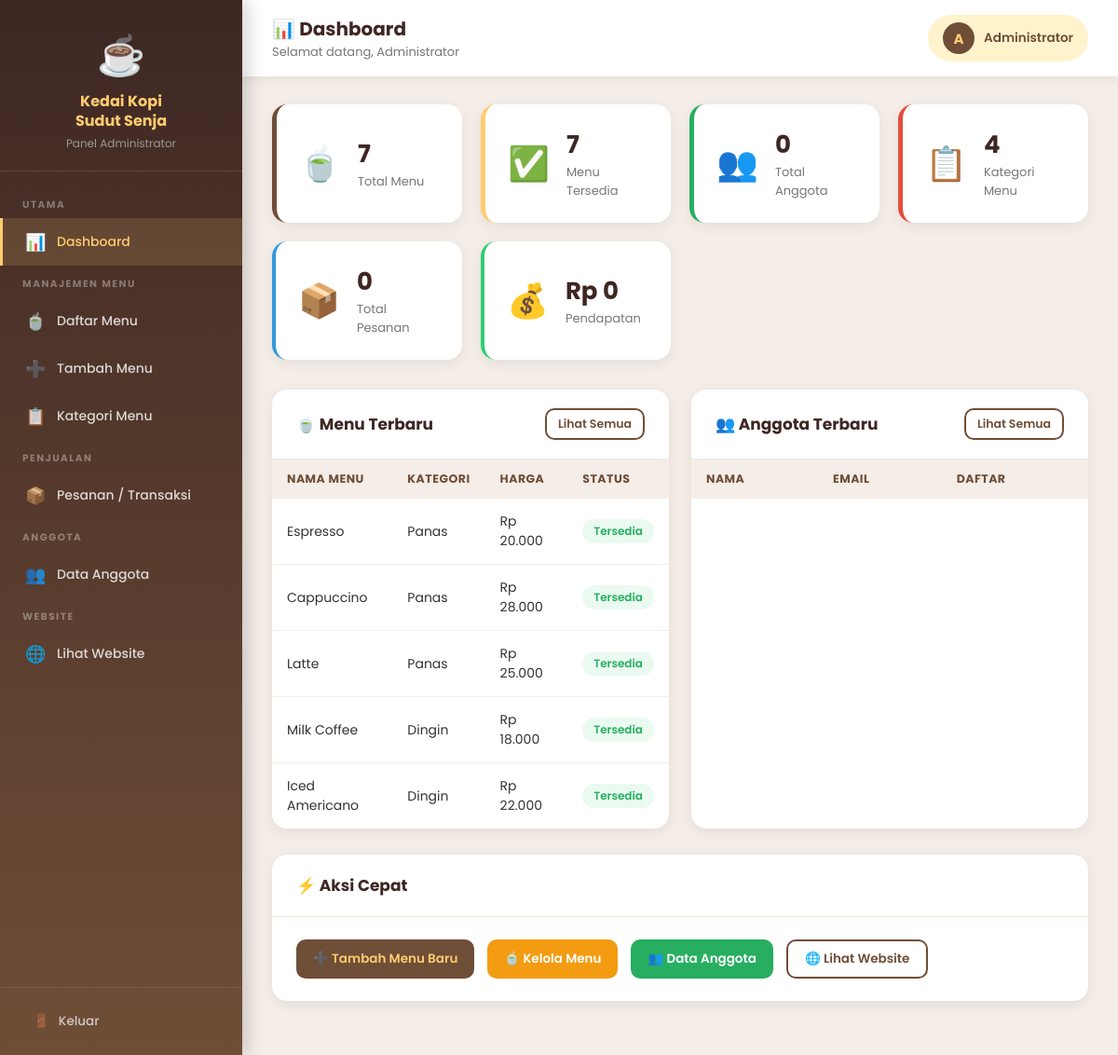
/admin/index.php (signed in), run on the app's committed database.
### tables this page shows
CREATE TABLE IF NOT EXISTS menu (
    id           INT AUTO_INCREMENT PRIMARY KEY,
    kategori_id  INT           NOT NULL,
    nama         VARCHAR(150)  NOT NULL,
    deskripsi    TEXT          DEFAULT NULL,
    harga        DECIMAL(10,2) NOT NULL DEFAULT 0,
    gambar       VARCHAR(255)  DEFAULT NULL,
    stok         INT           NOT NULL DEFAULT 0,
    tersedia     TINYINT(1)    NOT NULL DEFAULT 1,
    created_at   TIMESTAMP     DEFAULT CURRENT_TIMESTAMP,
    updated_at   TIMESTAMP     DEFAULT CURRENT_TIMESTAMP ON UPDATE CURRENT_TIMESTAMP,
    CONSTRAINT fk_menu_kategori FOREIGN KEY (kategori_id)
        REFERENCES kategori_menu(id) ON DELETE CASCADE ON UPDATE CASCADE
);

CREATE TABLE IF NOT EXISTS kategori_menu (
    id          INT AUTO_INCREMENT PRIMARY KEY,
    nama        VARCHAR(100) NOT NULL,
    deskripsi   TEXT         DEFAULT NULL,
    created_at  TIMESTAMP    DEFAULT CURRENT_TIMESTAMP
);

### config/db.php (called while the page is built, shortened)
<?php
function formatRupiah($angka) {
    return 'Rp ' . number_format($angka, 0, ',', '.');
}
?>

### admin/index.php (the view, shortened to what this page needs)
<?php
require_once __DIR__ . '/../config/db.php';
$total_menu     = $conn->query("SELECT COUNT(*) AS c FROM menu")->fetch_assoc()['c'];
$total_anggota  = $conn->query("SELECT COUNT(*) AS c FROM users WHERE role='anggota'")->fetch_assoc()['c'];
$total_kategori = $conn->query("SELECT COUNT(*) AS c FROM kategori_menu")->fetch_assoc()['c'];
$menu_tersedia  = $conn->query("SELECT COUNT(*) AS c FROM menu WHERE tersedia=1")->fetch_assoc()['c'];
$total_pesanan    = $conn->query("SELECT COUNT(*) AS c FROM pesanan")->fetch_assoc()['c'];
$total_pendapatan = $conn->query("SELECT SUM(total_harga) AS s FROM pesanan WHERE status='selesai'")->fetch_assoc()['s'] ?? 0;
$recent_menu = $conn->query("SELECT m.nama, m.harga, m.tersedia, k.nama AS kategori
                              FROM menu m JOIN kategori_menu k ON m.kategori_id=k.id
                              ORDER BY m.created_at DESC LIMIT 5");
?>
<!DOCTYPE html>
<html lang="id">
<head>
    <link rel="stylesheet" href="admin.css">
</head>
<body>
<div class="admin-layout">
    <?php include 'sidebar.php'; ?>
    <div class="main-content">
        <div class="topbar">
            <div class="topbar-left">
                <h3>📊 Dashboard</h3>
                <p>Selamat datang, <?= htmlspecialchars($_SESSION['nama']) ?></p>
            </div>
            <div class="topbar-right">
                <div class="user-badge">
                    <div class="avatar"><?= strtoupper(substr($_SESSION['nama'], 0, 1)) ?></div>
                    <span><?= htmlspecialchars($_SESSION['nama']) ?></span>
                </div>
            </div>
        </div>
        <div class="page-body">
            <div class="stats-grid">
                <div class="stat-card">
                    <div class="stat-icon">🍵</div>
                    <div class="stat-info">
                        <h3><?= $total_menu ?></h3>
                        <p>Total Menu</p>
                    </div>
                </div>
                <div class="stat-card gold">
                    <div class="stat-icon">✅</div>
                    <div class="stat-info">
                        <h3><?= $menu_tersedia ?></h3>
                        <p>Menu Tersedia</p>
                    </div>
                </div>
                <div class="stat-card green">
                    <div class="stat-icon">👥</div>
                    <div class="stat-info">
                        <h3><?= $total_anggota ?></h3>
                        <p>Total Anggota</p>
                    </div>
                </div>
                <div class="stat-card red">
                    <div class="stat-icon">📋</div>
                    <div class="stat-info">
                        <h3><?= $total_kategori ?></h3>
                        <p>Kategori Menu</p>
                    </div>
                </div>
                <div class="stat-card" style="border-left:4px solid #3498db;">
                    <div class="stat-icon">📦</div>
                    <div class="stat-info">
                        <h3><?= $total_pesanan ?></h3>
                        <p>Total Pesanan</p>
                    </div>
                </div>
                <div class="stat-card" style="border-left:4px solid #2ecc71;">
                    <div class="stat-icon">💰</div>
                    <div class="stat-info">
                        <h3><?= formatRupiah($total_pendapatan) ?></h3>
                        <p>Pendapatan</p>
                    </div>
                </div>
            </div>
            <div class="dashboard-grid">
                <div class="card">
                    <div class="card-header">
                        <h3>🍵 Menu Terbaru</h3>
                        <a href="kelola_menu.php" class="btn btn-outline btn-sm">Lihat Semua</a>
                    </div>
                    <div class="table-wrapper">
                        <table>
                            <thead>
                                <tr>
                                    <th>Nama Menu</th>
                                    <th>Kategori</th>
                                    <th>Harga</th>
                                    <th>Status</th>
                                </tr>
                            </thead>
                            <tbody>
                                <?php while ($row = $recent_menu->fetch_assoc()): ?>
                                <tr>
                                    <td><?= htmlspecialchars($row['nama']) ?></td>
                                    <td><?= htmlspecialchars($row['kategori']) ?></td>
                                    <td><?= formatRupiah($row['harga']) ?></td>
                                    <td>
                                        <span class="badge <?= $row['tersedia'] ? 'badge-active' : 'badge-inactive' ?>">
                                            <?= $row['tersedia'] ? 'Tersedia' : 'Habis' ?>
                                        </span>
                                    </td>
                                </tr>
                                <?php endwhile; ?>
                            </tbody>
                        </table>
                    </div>
                </div>
                <div class="card">
                    <div class="card-header">
                        <h3>👥 Anggota Terbaru</h3>
                        <a href="kelola_anggota.php" class="btn btn-outline btn-sm">Lihat Semua</a>
                    </div>
                    <div class="table-wrapper">
                        <table>
                            <thead>
                                <tr>
                                    <th>Nama</th>
                                    <th>Email</th>
                                    <th>Daftar</th>
                                </tr>
                            </thead>
                        </table>
                    </div>
                </div>
            </div>
            <div class="card" style="margin-top:0">
                <div class="card-header"><h3>⚡ Aksi Cepat</h3></div>
                <div class="card-body" style="display:flex;gap:14px;flex-wrap:wrap;">
                    <a href="tambah_menu.php" class="btn btn-primary">➕ Tambah Menu Baru</a>
                    <a href="kelola_menu.php" class="btn btn-warning">🍵 Kelola Menu</a>
                    <a href="kelola_anggota.php" class="btn btn-success">👥 Data Anggota</a>
                    <a href="../index.php" class="btn btn-outline" target="_blank">🌐 Lihat Website</a>
                </div>
            </div>
        </div>
    </div>
</div>
</body>
</html>

### data on the page
menu: nama "Espresso", kategori.nama "Panas", harga "Rp 20.000", tersedia "Tersedia"
menu: nama "Cappuccino", kategori.nama "Panas", harga "Rp 28.000", tersedia "Tersedia"
menu: nama "Latte", kategori.nama "Panas", harga "Rp 25.000", tersedia "Tersedia"
menu: nama "Milk Coffee", kategori.nama "Dingin", harga "Rp 18.000", tersedia "Tersedia"
menu: nama "Iced Americano", kategori.nama "Dingin", harga "Rp 22.000", tersedia "Tersedia"

### other printed values
$_SESSION['nama'] "Administrator"
substr($_SESSION['nama'], 0, 1) "A"
$total_menu "7"
$menu_tersedia "7"
$total_anggota "0"
$total_kategori "4"
$total_pesanan "0"
formatRupiah($total_pendapatan) "Rp 0"
